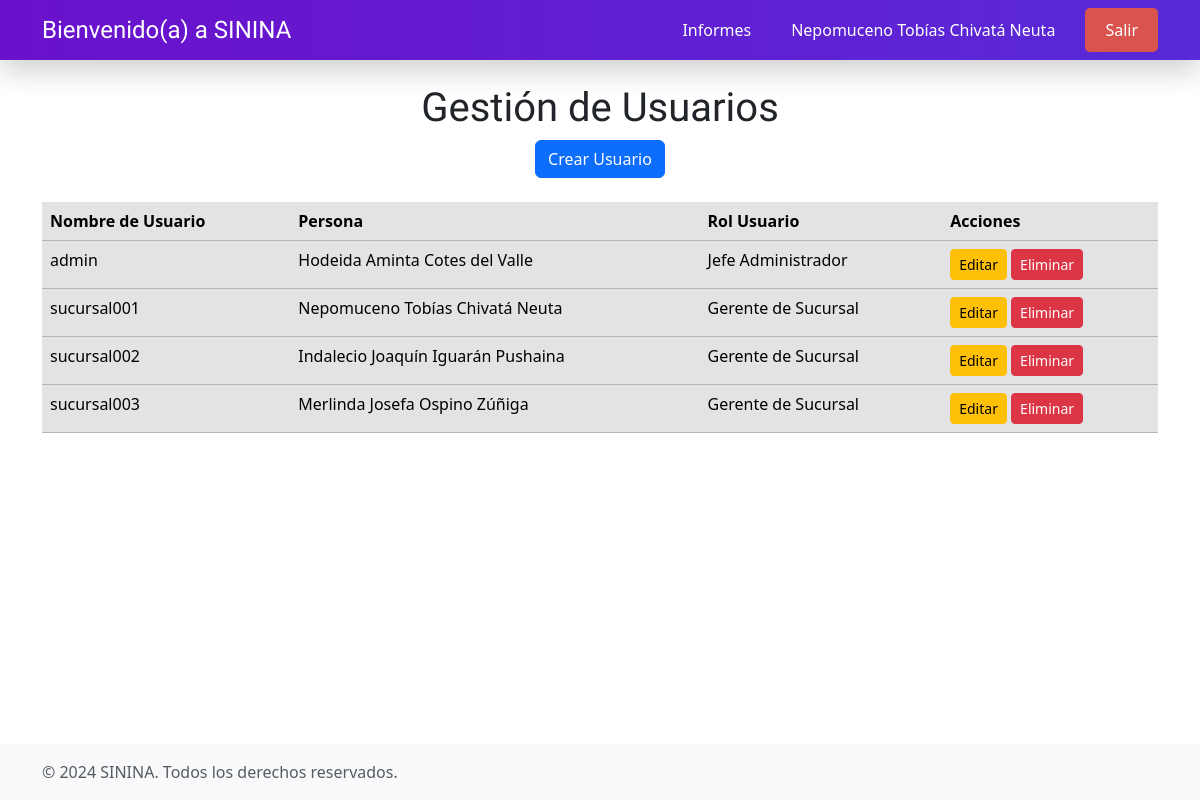
Screenshot of /controladores/UsuarioController.php (signed in) with the database file from the repository.
### tables this page shows
CREATE TABLE `usuarios` (
  `id` int(11) NOT NULL,
  `nombre_usuario` varchar(50) NOT NULL,
  `nombre_real` varchar(65) NOT NULL,
  `password` varchar(255) NOT NULL,
  `rol_id` int(11) DEFAULT NULL
);

CREATE TABLE `roles` (
  `id` int(11) NOT NULL,
  `nombre_rol` varchar(50) NOT NULL
);

### modelos/Usuario.php (called while the page is built, shortened)
<?php
class Usuario {
    private $pdo;
    public function __construct() {
        require_once dirname(__DIR__) . '/db.php';
        $this->pdo = $pdo;
    }
    public function obtenerUsuariosConRoles() {
        $query = "SELECT usuarios.id, usuarios.nombre_usuario, usuarios.nombre_real, usuarios.rol_id, roles.nombre_rol
                  FROM usuarios
                  INNER JOIN roles ON usuarios.rol_id = roles.id ORDER BY usuarios.nombre_usuario";
        $stmt = $this->pdo->prepare($query);
        $stmt->execute();
        return $stmt->fetchAll(PDO::FETCH_ASSOC);
    }
}

### vistas/gestion_usuarios.php (the view, shortened to what this page needs)
<?php
include '../menu.php';
?>
<!DOCTYPE html>
<html lang="es">
<head>
    <link rel="stylesheet" href="../estilos/menus.css">
    <link href="https://cdn.jsdelivr.net/npm/bootstrap@5.3.3/dist/css/bootstrap.min.css" rel="stylesheet">
</head>
<body>
    <div class="container mt-4">
        <h1>Gestión de Usuarios</h1>
        <div class="text-center">
        <button type="button" class="btn btn-primary" data-bs-toggle="modal" data-bs-target="#crearUsuarioModal">
            Crear Usuario
        </button></div>
        <table class="table table-secondary table-hover mt-4">
            <thead>
                <tr>
                    <th>Nombre de Usuario</th>
                    <th>Persona</th>
                    <th>Rol Usuario</th>
                    <th>Acciones</th>
                </tr>
            </thead>
            <tbody>
                <?php foreach ($usuarios as $usuario): ?>
                    <tr>
                        <td><?= htmlspecialchars($usuario['nombre_usuario']) ?></td>
                        <td><?= htmlspecialchars($usuario['nombre_real']) ?></td>
                        <td><?= htmlspecialchars($usuario['nombre_rol']) ?></td>
                        <td>
                            <button type="button" class="btn btn-sm btn-warning" data-bs-toggle="modal" data-bs-target="#editarUsuarioModal"
                                    data-id="<?= $usuario['id'] ?>"
                                    data-nombre_usuario="<?= $usuario['nombre_usuario'] ?>"
                                    data-nombre_real="<?= $usuario['nombre_real'] ?>"
                                    data-rol_id="<?= $usuario['rol_id'] ?>">
                                Editar
                            </button>
                            <form action="../controladores/UsuarioController.php?action=eliminar" method="POST" style="display:inline;">
                                <button type="submit" class="btn btn-sm btn-danger">Eliminar</button>
                            </form>
                        </td>
                    </tr>
                <?php endforeach; ?>
            </tbody>
        </table>
    </div>
</body>
<?php include '../piedepagina.php'; ?>
</html>

### controladores/UsuarioController.php (shortened to what this page needs)
<?php
require_once '../modelos/Usuario.php';
class UsuarioController {
    private $modelo;
    public function __construct() {
        $this->modelo = new Usuario();
    }
    public function index() {
        $usuarios = $this->modelo->obtenerUsuariosConRoles();
        require_once dirname(__DIR__) . '/vistas/gestion_usuarios.php';
    }
}
if (isset($_GET['action'])) {
    $controller = new UsuarioController();
    switch ($_GET['action']) {
        case 'cambiarContraseña':
            $controller->cambiarContraseña();
            break;
        case 'crear':
            $controller->crear();
            break;
        case 'actualizar':
            $controller->actualizar();
            break;
        case 'eliminar':
            $controller->eliminar();
            break;
        default:
            $controller->index();
            break;
    }
} else {
    $controller = new UsuarioController();
    $controller->index();
}
?>

### menu.php (shortened to what this page needs)
<?php
require 'db.php';
$stmt2 = $pdo->prepare('SELECT nombre_real FROM usuarios WHERE id = ?');
$stmt2->execute([$_SESSION['user_id']]);
$nom = $stmt2->fetchColumn();
?>
<link href="https://cdn.jsdelivr.net/npm/bootstrap@5.3.3/dist/css/bootstrap.min.css" rel="stylesheet">
<head>
<link rel="stylesheet" href="estilos/menus.css">
</head>
<div class="contmenu">
    <div class="container">
        <nav class="navbar">
            <div class="navbar-left">
                <h1><a href="/almacen/index.php" id="prna">Bienvenido(a) a SININA</a></h1>
            </div>
            <div class="navbar-right">
                <ul class="nav-list">
                    <?php if ($_SESSION['rol_id'] == 2):  ?>
                        <li class="nav-item"><a href="#">Informes</a>
                        </li>
                        <li class="nav-item"><a><?= htmlspecialchars($nom) ?></a></li>
                    <?php endif; ?>
                </ul>
                <a href="/almacen/logout.php" class="logout-button">Salir</a>
            </div>
        </nav>
    </div>
</div>

### piedepagina.php (shortened to what this page needs)
<link href="https://cdn.jsdelivr.net/npm/bootstrap@5.3.3/dist/css/bootstrap.min.css" rel="stylesheet">
<footer class="footer mt-auto py-3 bg-light">
    <div class="container">
        <span class="text-muted">© 2024 SININA. Todos los derechos reservados.</span>
    </div>
</footer>

### estilos/menus.css (style rules this page uses)
body { margin: 0; font-family: Arial, sans-serif; }
.contmenu { background: linear-gradient(to right, #6a11cb 0%, #2575fc 100%); background-size: 400% 400%; animation: gradientAnimation 15s ease infinite; box-shadow: 0 10px 30px rgba(0,0,0,.2); }
.navbar { display: flex; justify-content: space-between; align-items: center; padding: 10px 20px; color: white; }
.navbar-left h1 { margin: 0; font-size: 24px; }
.navbar-right { display: flex; align-items: center; }
.nav-list { list-style: none; padding: 0; margin: 0; display: flex; }
#prna { color: white; text-decoration: none; }
.nav-item { position: relative; margin-right: 20px; }
.nav-item a { color: white; text-decoration: none; padding: 10px; display: block; }
.logout-button { background-color: #d9534f; color: white; padding: 10px 20px; text-decoration: none; border-radius: 5px; }

### vistas/gestion_usuarios.php (style rules this page uses)
body, html { height: 100%; display: flex; flex-direction: column; }
h1 { font-family: "Arsenal SC", sans-serif; text-align: center; }

### piedepagina.php (style rules this page uses)
.footer { position: relative; bottom: 0; width: 100%; }

### rows the page displays
usuarios: nombre_real "Nepomuceno Tobías Chivatá Neuta", nombre_usuario "sucursal001", rol.nombre_rol "Gerente de Sucursal"
usuarios: nombre_usuario "admin", nombre_real "Hodeida Aminta Cotes del Valle", rol.nombre_rol "Jefe Administrador"
usuarios: nombre_usuario "sucursal002", nombre_real "Indalecio Joaquín Iguarán Pushaina", rol.nombre_rol "Gerente de Sucursal"
usuarios: nombre_usuario "sucursal003", nombre_real "Merlinda Josefa Ospino Zúñiga", rol.nombre_rol "Gerente de Sucursal"
